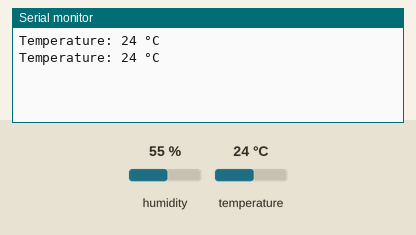
Bench run of a sketch on a simulated Arduino Uno, built with avr-gcc and run on an emulated ATmega328P. Shown: the last lines printed to the serial monitor. Inputs (shaded band) come from the test bench; at power-on: temperature 24 °C, humidity 55 %.

Above: at 3.3 s.
3.4 s: temperature set to 12 °C
At 6.2 s:
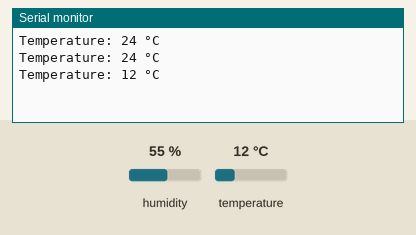
6.7 s: temperature set to 19 °C
At 8.9 s:
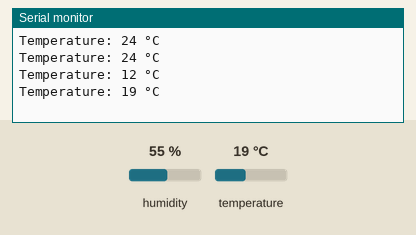
Timing chart, 0 to 10.4 s (numbered marks = the images above; inputs shaded):
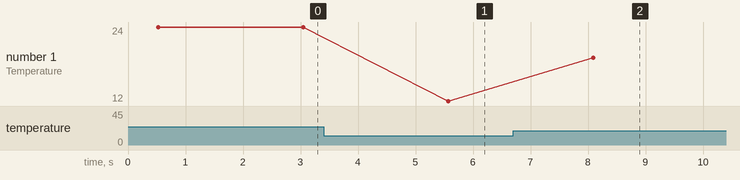

Measured:
- after the input at 3.4 s, the serial monitor: prints a new line after 2.2 s (image 1)
- after the input at 6.7 s, the serial monitor: prints a new line after 1.4 s (image 2)
- plotted number 1: 24 → 12 after the input at 3.4 s, 12 → 19 after the input at 6.7 s

The sketch:

temperature_and_humidity_sensor.ino
```cpp
// This code reads the temperature using a DHT11 sensor.
// For more details, you can watch this Instagram reel:
// URL:https://www.instagram.com/reel/DG59fcvqDUz/?utm_source=ig_web_copy_link&igsh=MzRlODBiNWFlZA==
// Don't forget to like and comment! Thanks :)
// --
//-------------------------------------------------------------------------------------------------
//  #install library #
//  https://github.com/adafruit/DHT-sensor-library.git
//-------------------------------------------------------------------------------------------------

#include <DHT11.h>
// Define the data pin where DHT11 is connected
#define DHT_data_pin 2

// Initialize the DHT11 sensor
DHT11 dht11(DHT_data_pin);

void setup() {
  // Initialize serial communication
  Serial.begin(9600);
}

void loop() {
  // Read the temperature value
  int temperature = dht11.readTemperature();

  // Check if the reading was successful
  if (temperature != DHT11::ERROR_CHECKSUM && temperature != DHT11::ERROR_TIMEOUT) {
    // Print the temperature if the reading is valid
    Serial.print("Temperature: ");
    Serial.print(temperature);
    Serial.println(" °C");
  } else {
    // Print error message if there was an issue reading the sensor
    Serial.println(dht11.getErrorString(temperature));
  }

  // Add a small delay before the next reading
  delay(2000); // Delay in milliseconds (2 seconds)
}
```
